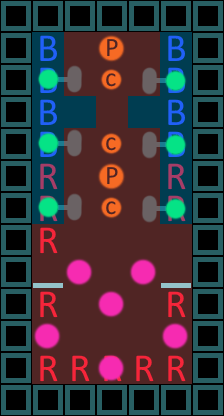

A 2D game scene composited from a Tiled map and its tileset images. What follows is a short description and the map's XML, with every tile layer's data as written:
An orthogonal 7x13 tile map with 32x32 px tiles, 4 tile layers (bus, people, people, areas), 2 hidden layers not drawn.

<map version="1.2" tiledversion="1.3.4" orientation="orthogonal" renderorder="right-down" width="7" height="13" tilewidth="32" tileheight="32" infinite="0" nextlayerid="9" nextobjectid="1">
 <tileset firstgid="1" source="rough sprites for level design.tsx" />
 <layer id="1" name="bus" width="7" height="13" locked="1">
  <data encoding="csv">
4,4,4,4,4,4,4,
4,1,0,0,0,1,4,
4,1,0,0,0,1,4,
4,1,0,0,0,1,4,
4,1,0,0,0,1,4,
4,2,0,0,0,2,4,
4,2,0,0,0,2,4,
4,2,0,0,0,0,4,
4,3,0,0,0,3,4,
4,2,0,0,0,2,4,
4,0,0,0,0,0,4,
4,2,2,2,2,2,4,
4,4,4,4,4,4,4
</data>
 </layer>
 <group id="5" name="Unmoveable">
  <layer id="6" name="people" width="7" height="13">
   <data encoding="csv">
0,0,0,0,0,0,0,
0,0,0,11,0,0,0,
0,0,0,12,0,0,0,
0,0,0,0,0,0,0,
0,0,0,12,0,0,0,
0,0,0,11,0,0,0,
0,0,0,12,0,0,0,
0,0,0,0,0,0,0,
0,0,7,0,7,0,0,
0,0,0,7,0,0,0,
0,7,0,0,0,7,0,
0,0,0,7,0,0,0,
0,0,0,0,0,0,0
</data>
  </layer>
  <layer id="7" name="distancing" width="7" height="13" visible="0">
   <data encoding="csv">
0,0,0,0,0,0,0,
0,0,9,0,9,0,0,
0,0,9,0,9,0,0,
0,0,0,9,0,0,0,
0,0,9,0,9,0,0,
0,0,9,0,9,0,0,
0,0,9,0,9,0,0,
0,0,0,9,0,0,0,
0,0,0,0,0,0,0,
0,0,0,0,0,0,0,
0,0,0,0,0,0,0,
0,0,0,0,0,0,0,
0,0,0,0,0,0,0
</data>
  </layer>
 </group>
 <group id="4" name="Moveable">
  <layer id="2" name="people" width="7" height="13">
   <data encoding="csv">
0,0,0,0,0,0,0,
0,0,0,0,0,0,0,
0,28,20,0,18,26,0,
0,0,0,0,0,0,0,
0,28,20,0,18,26,0,
0,0,0,0,0,0,0,
0,28,20,0,18,26,0,
0,0,0,0,0,0,0,
0,0,0,0,0,0,0,
0,0,0,0,0,0,0,
0,0,0,0,0,0,0,
0,0,0,0,0,0,0,
0,0,0,0,0,0,0
</data>
  </layer>
  <layer id="3" name="distancing" width="7" height="13" visible="0">
   <data encoding="csv">
0,0,0,0,0,0,0,
0,10,0,0,0,10,0,
0,0,10,0,10,0,0,
0,10,0,0,0,10,0,
0,0,10,0,10,0,0,
0,10,0,0,0,10,0,
0,0,10,0,10,0,0,
0,10,0,0,0,10,0,
0,0,0,0,0,0,0,
0,0,0,0,0,0,0,
0,0,0,0,0,0,0,
0,0,0,0,0,0,0,
0,0,0,0,0,0,0
</data>
  </layer>
 </group>
 <layer id="8" name="areas" width="7" height="13">
  <data encoding="csv">
0,0,0,0,0,0,0,
0,33,34,34,34,33,0,
0,33,34,34,34,33,0,
0,33,33,34,33,33,0,
0,33,34,34,34,33,0,
0,33,34,34,34,33,0,
0,33,34,34,34,33,0,
0,34,34,34,34,34,0,
0,34,34,34,34,34,0,
0,34,34,34,34,34,0,
0,34,34,34,34,34,0,
0,34,34,34,34,34,0,
0,0,0,0,0,0,0
</data>
 </layer>
</map>
